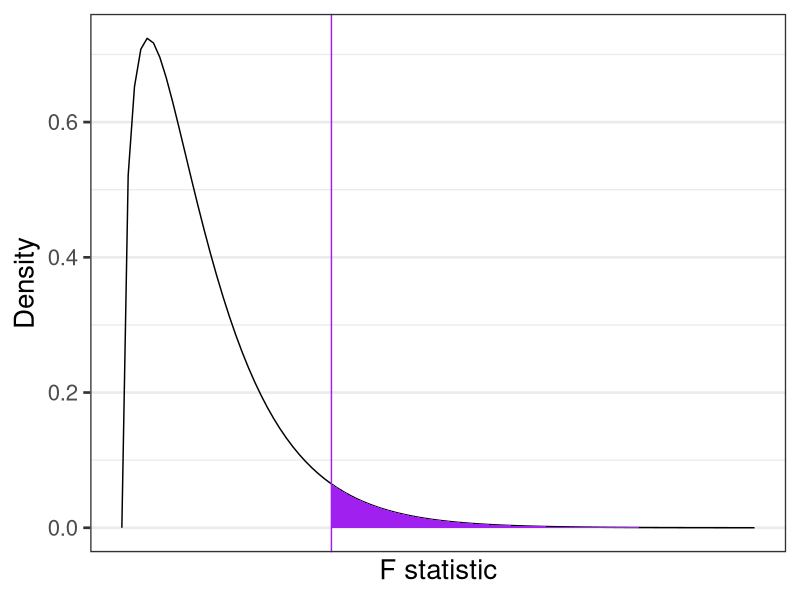
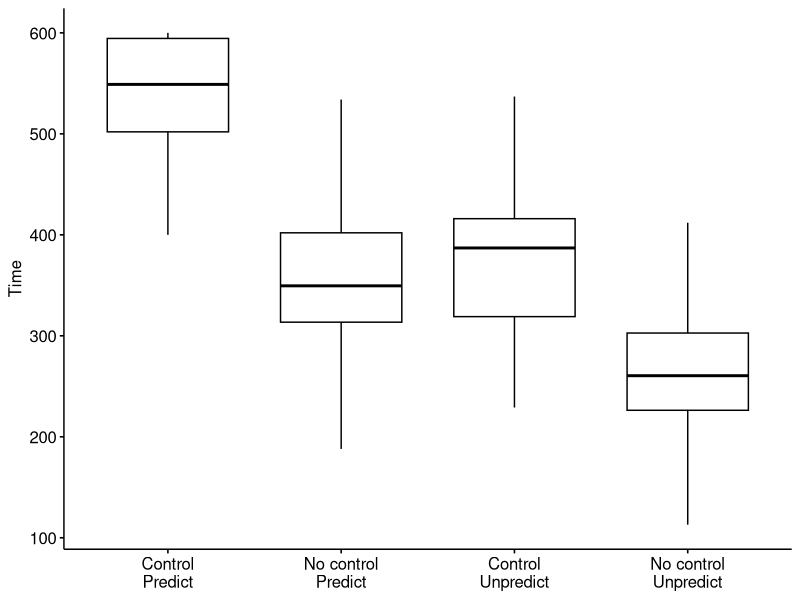
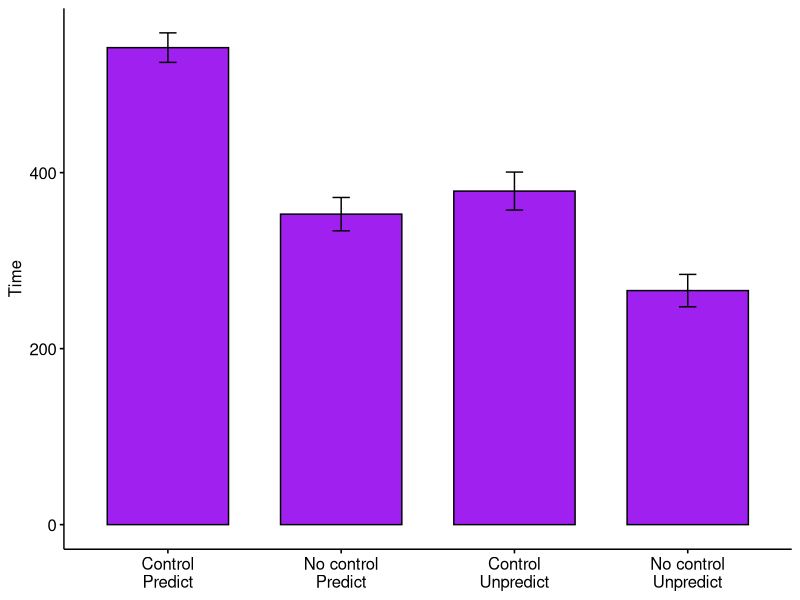
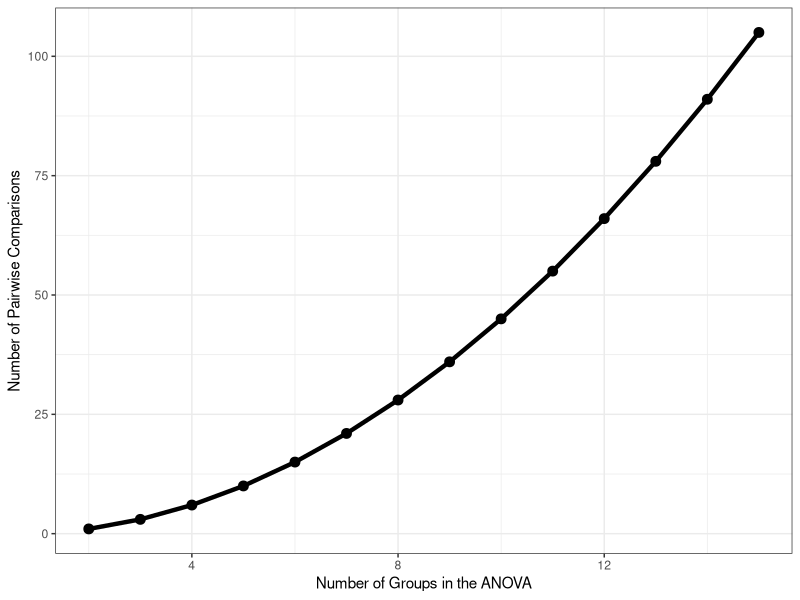
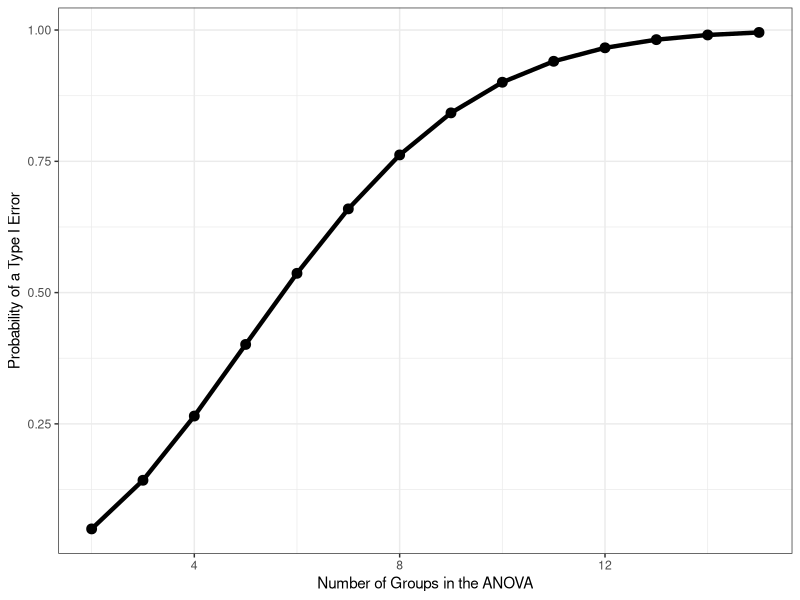

Write R code to recreate these figures, in order.
## ---- chunk 1
options(scipen = 999)
library(tidyverse)
library(knitr)
# function to display only part of the output
hook_output <- knit_hooks$get("output")
knit_hooks$set(output = function(x, options) {
  lines <- options$output.lines
  if (is.null(lines)) {
    return(hook_output(x, options))  # pass to default hook
  }
  x <- unlist(strsplit(x, "\n"))
  more <- "..."
  if (length(lines)==1) {        # first n lines
    if (length(x) > lines) {
      # truncate the output, but add ....
      x <- c(head(x, lines), more)
    }
  } else {
    x <- c(more, x[lines], more)
  }
  # paste these lines together
  x <- paste(c(x, ""), collapse = "\n")
  hook_output(x, options)
})

knitr::opts_chunk$set(message = FALSE) # suppress messages
## ---- chunk 2
data.frame(F = c(0,8)) %>%
  ggplot(aes(x = F)) +
  stat_function(fun = function(x) df(x, df1 = 3, df2 = 196), 
                geom = "line") +
  stat_function(fun = function(x) df(x, df1 = 3, df2 = 196), 
                geom = "area", xlim = c(2.65, 8), fill = "purple") +
  geom_vline(aes(xintercept = 2.65), color = "purple")+
  scale_y_continuous("Density") + scale_x_continuous("F statistic", breaks = NULL) +
  theme_bw(base_size = 20)
## ---- chunk 3
library(here)
rotate = read.csv(here("data/pursuit_rotor.csv"))
head(rotate)
class(rotate$Group)
rotate$Group_lab = factor(rotate$Group, 
                          labels = c("Control\nPredict", 
                                     "No control\nPredict",
                                     "Control\nUnpredict",
                                     "No control\nUnpredict"))
## ---- chunk 4
library(ggpubr)
ggboxplot(data = rotate, x = "Group_lab", y = "Time", xlab = F)
## ---- chunk 5
ggbarplot(data = rotate, x = "Group_lab", y = "Time", xlab = F, add = c("mean_ci"), fill = "purple")
## ---- chunk 6
library(knitr)
library(kableExtra)
rotate %>%
  group_by(Group_lab) %>%
  summarize(N = n(),
            Mean = mean(Time, na.rm = T),
            SD = sd(Time, na.rm = T)) %>%
  kable(., digits = 2) %>% kable_styling()
## ---- chunk 7
fit_1 = lm(Time ~ Group_lab, data = rotate)
anova(fit_1)
## ---- chunk 8
fit_1.1 = lm(Time ~ Group, data = rotate)
anova(fit_1.1)
## ---- chunk 9
fit_1 = lm(Time ~ Group_lab, data = rotate)
anova(fit_1)
## ---- chunk 10
data.frame(g = 2:15) %>%
  mutate(num = (g*(g-1))/2) %>%
  ggplot(aes(x = g, y = num)) +
  geom_line(size = 1.5) +
  geom_point(size = 3)+
  scale_x_continuous("Number of Groups in the ANOVA") +
  scale_y_continuous("Number of Pairwise Comparisons") +
  theme_bw()
## ---- chunk 11
data.frame(g = 2:15) %>%
  mutate(num = (g*(g-1))/2,
         p_notype1 = (1-.05)^num,
         p_type1 = 1-p_notype1) %>%
  ggplot(aes(x = g, y = p_type1)) +
  geom_line(size = 1.5) +
  geom_point(size = 3)+
  scale_x_continuous("Number of Groups in the ANOVA") +
  scale_y_continuous("Probability of a Type I Error") +
  theme_bw()
## ---- chunk 12
pc_1 = pairwise.t.test(x = rotate$Time, g = rotate$Group, 
                       p.adjust.method = "none")
pc_1
## ---- chunk 13
pc_2 = pairwise.t.test(x = rotate$Time, g = rotate$Group, 
                       p.adjust.method = "bonferroni")
pc_2
## ---- chunk 14

data.frame(or = c(.0023, .0012, .0450, .0470, .0530, .2100),
           rank = c(6:1)) %>%
  mutate(rankp = " ",
         holm = " ") %>%
  kable(., 
        col.names = c("Original p value", "Rank", 
                      "Rank x p", "Holm")) %>% kable_styling()
## ---- chunk 15

data.frame(or = c(.0023, .0012, .0450, .0470, .0530, .2100),
           rank = c(6:1)) %>%
  mutate(rankp = or*rank,
         holm = c(.0138, .0138, .1800, .1800, .1800, .2100)) %>%
  kable(., 
        col.names = c("Original p value", "Rank", 
                      "Rank x p", "Holm")) %>% kable_styling()
## ---- chunk 16
summary(fit_1)
